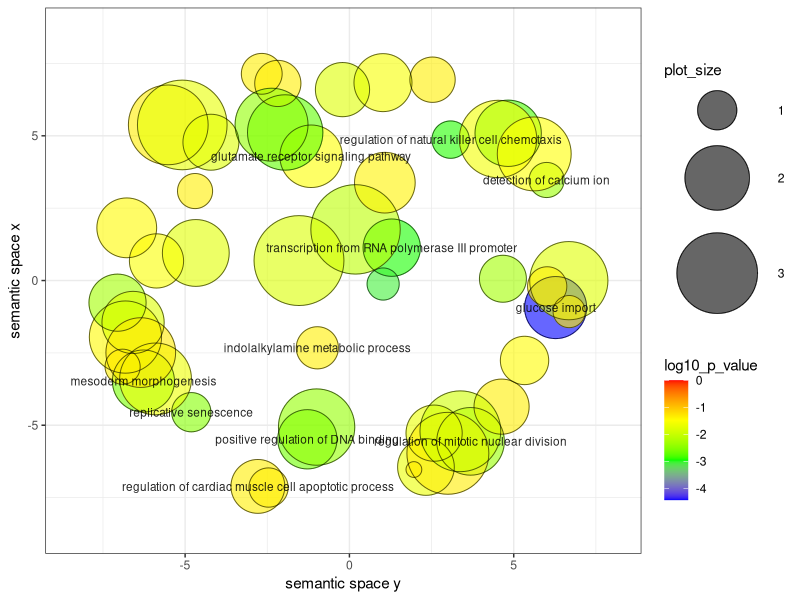

Recreate this plot in R.


# A plotting R script produced by the REVIGO server at http://revigo.irb.hr/
# If you found REVIGO useful in your work, please cite the following reference:
# Supek F et al. "REVIGO summarizes and visualizes long lists of Gene Ontology
# terms" PLoS ONE 2011. doi:10.1371/journal.pone.0021800


# --------------------------------------------------------------------------
# If you don't have the ggplot2 package installed, uncomment the following line:
# install.packages( "ggplot2" );
library( ggplot2 );
# --------------------------------------------------------------------------
# If you don't have the scales package installed, uncomment the following line:
# install.packages( "scales" );
library( scales );


# --------------------------------------------------------------------------
# Here is your data from REVIGO. Scroll down for plot configuration options.

revigo.names <- c("term_ID","description","frequency_%","plot_X","plot_Y","plot_size","log10_p_value","uniqueness","dispensability");
revigo.data <- rbind(c("GO:0006383","transcription from RNA polymerase III promoter", 0.204, 1.288, 1.135, 1.643,-2.9337,0.910,0.000),
c("GO:0043388","positive regulation of DNA binding", 0.252,-1.280,-5.486, 1.732,-2.6401,0.902,0.000),
c("GO:0046323","glucose import", 0.347, 6.275,-0.935, 1.869,-4.4306,0.824,0.000),
c("GO:0048332","mesoderm morphogenesis", 0.347,-6.269,-3.473, 1.869,-2.5887,0.883,0.025),
c("GO:0007088","regulation of mitotic nuclear division", 0.693, 3.686,-5.557, 2.167,-2.3828,0.818,0.043),
c("GO:0007215","glutamate receptor signaling pathway", 0.366,-1.166, 4.293, 1.892,-1.4996,0.868,0.059),
c("GO:0010665","regulation of cardiac muscle cell apoptotic process", 0.142,-2.786,-7.114, 1.491,-1.3409,0.899,0.068),
c("GO:0090399","replicative senescence", 0.043,-4.812,-4.550, 1.000,-2.5038,0.905,0.140),
c("GO:2000501","regulation of natural killer cell chemotaxis", 0.038, 3.080, 4.868, 0.954,-2.9131,0.702,0.142),
c("GO:0006586","indolalkylamine metabolic process", 0.052,-0.976,-2.325, 1.079,-1.3409,0.935,0.147),
c("GO:0005513","detection of calcium ion", 0.033, 6.001, 3.473, 0.903,-2.3565,0.934,0.148),
c("GO:0030199","collagen fibril organization", 0.190, 2.329,-6.443, 1.613,-1.6751,0.898,0.168),
c("GO:0043588","skin development", 1.296,-6.816,-1.954, 2.438,-1.4355,0.897,0.202),
c("GO:0042796","snRNA transcription from RNA polymerase III promoter", 0.028, 1.026,-0.121, 0.845,-3.0570,0.887,0.212),
c("GO:0060307","regulation of ventricular cardiac muscle cell membrane repolarization", 0.076, 4.671, 0.061, 1.230,-2.2917,0.762,0.255),
c("GO:0055067","monovalent inorganic cation homeostasis", 0.622,-4.675, 0.952, 2.121,-1.7652,0.895,0.256),
c("GO:0001771","immunological synapse formation", 0.066, 2.529, 6.938, 1.176,-1.3409,0.894,0.256),
c("GO:0043410","positive regulation of MAPK cascade", 2.061,-1.955, 5.115, 2.638,-2.7204,0.689,0.266),
c("GO:0086091","regulation of heart rate by cardiac conduction", 0.147,-5.871, 0.677, 1.505,-1.5222,0.844,0.270),
c("GO:0006897","endocytosis", 3.186, 6.676,-0.005, 2.827,-1.7743,0.872,0.274),
c("GO:0051029","rRNA transport", 0.028, 6.687,-1.073, 0.845,-1.3409,0.877,0.276),
c("GO:0061668","mitochondrial ribosome assembly", 0.019, 1.962,-6.531, 0.699,-1.3409,0.931,0.277),
c("GO:0003180","aortic valve morphogenesis", 0.033,-6.902,-2.979, 0.903,-1.3409,0.896,0.279),
c("GO:0042149","cellular response to glucose starvation", 0.218, 1.021, 6.837, 1.672,-1.5698,0.863,0.293),
c("GO:0030865","cortical cytoskeleton organization", 0.180, 2.577,-5.274, 1.591,-1.6751,0.923,0.293),
c("GO:0036294","cellular response to decreased oxygen levels", 0.584, 4.831, 5.087, 2.093,-2.8135,0.869,0.295),
c("GO:0006613","cotranslational protein targeting to membrane", 0.085, 5.329,-2.762, 1.279,-1.4472,0.817,0.300),
c("GO:0034645","cellular macromolecule biosynthetic process",21.549, 0.186, 1.767, 3.657,-2.0993,0.886,0.304),
c("GO:0010470","regulation of gastrulation", 0.199,-7.057,-0.766, 1.633,-2.2917,0.840,0.321),
c("GO:0008284","positive regulation of cell proliferation", 4.055,-5.513, 5.378, 2.932,-1.3236,0.827,0.326),
c("GO:0010467","gene expression",23.629,-1.535, 0.689, 3.697,-1.8247,0.940,0.342),
c("GO:0045429","positive regulation of nitric oxide biosynthetic process", 0.176,-4.215, 4.778, 1.580,-1.7978,0.797,0.344),
c("GO:0006661","phosphatidylinositol biosynthetic process", 0.294, 1.078, 3.380, 1.799,-1.3902,0.874,0.353),
c("GO:0034350","regulation of glial cell apoptotic process", 0.043,-2.462,-7.153, 1.000,-1.3409,0.906,0.358),
c("GO:0002922","positive regulation of humoral immune response", 0.071,-2.179, 6.809, 1.204,-1.3409,0.806,0.390),
c("GO:0010717","regulation of epithelial to mesenchymal transition", 0.351,-6.584,-1.449, 1.875,-1.8001,0.819,0.397),
c("GO:0002579","positive regulation of antigen processing and presentation", 0.047,-2.668, 7.142, 1.041,-1.3409,0.845,0.407),
c("GO:0045600","positive regulation of fat cell differentiation", 0.266,-6.776, 1.820, 1.756,-1.4356,0.811,0.412),
c("GO:0031622","positive regulation of fever generation", 0.033,-4.698, 3.091, 0.903,-1.3409,0.746,0.430),
c("GO:0050804","modulation of synaptic transmission", 1.439,-2.370, 5.384, 2.483,-2.4203,0.809,0.434),
c("GO:0071345","cellular response to cytokine stimulus", 2.802, 4.522, 4.890, 2.772,-1.5854,0.862,0.441),
c("GO:0048522","positive regulation of cellular process",22.541,-5.087, 5.375, 3.677,-1.6986,0.813,0.446),
c("GO:0061448","connective tissue development", 1.225,-5.900,-3.400, 2.413,-1.6474,0.917,0.446),
c("GO:0071822","protein complex subunit organization", 5.803, 2.996,-5.970, 3.087,-1.3228,0.918,0.450),
c("GO:0048545","response to steroid hormone", 1.653, 5.624, 4.374, 2.543,-1.4776,0.911,0.462),
c("GO:0051956","negative regulation of amino acid transport", 0.043, 6.018,-0.203, 1.000,-1.3409,0.807,0.467),
c("GO:0043516","regulation of DNA damage response, signal transduction by p53 class mediator", 0.147,-0.211, 6.596, 1.505,-1.7978,0.785,0.469),
c("GO:0045026","plasma membrane fusion", 0.161, 4.630,-4.358, 1.544,-1.3409,0.895,0.473),
c("GO:0043547","positive regulation of GTPase activity", 2.384,-0.999,-5.064, 2.702,-2.4109,0.901,0.487),
c("GO:0051216","cartilage development", 0.912,-6.350,-2.490, 2.286,-1.3057,0.884,0.493),
c("GO:0033043","regulation of organelle organization", 4.796, 3.376,-5.209, 3.005,-1.9341,0.854,0.498));

one.data <- data.frame(revigo.data);
names(one.data) <- revigo.names;
one.data <- one.data [(one.data$plot_X != "null" & one.data$plot_Y != "null"), ];
one.data$plot_X <- as.numeric( as.character(one.data$plot_X) );
one.data$plot_Y <- as.numeric( as.character(one.data$plot_Y) );
one.data$plot_size <- as.numeric( as.character(one.data$plot_size) );
one.data$log10_p_value <- as.numeric( as.character(one.data$log10_p_value) );
one.data$frequency <- as.numeric( as.character(one.data$frequency) );
one.data$uniqueness <- as.numeric( as.character(one.data$uniqueness) );
one.data$dispensability <- as.numeric( as.character(one.data$dispensability) );
#head(one.data);


# --------------------------------------------------------------------------
# Names of the axes, sizes of the numbers and letters, names of the columns,
# etc. can be changed below

p1 <- ggplot( data = one.data );
p1 <- p1 + geom_point( aes( plot_X, plot_Y, colour = log10_p_value, size = plot_size), alpha = I(0.6) ) + scale_size_area();
p1 <- p1 + scale_colour_gradientn( colours = c("blue", "green", "yellow", "red"), limits = c( min(one.data$log10_p_value), 0) );
p1 <- p1 + geom_point( aes(plot_X, plot_Y, size = plot_size), shape = 21, fill = "transparent", colour = I (alpha ("black", 0.6) )) + scale_size_area();
p1 <- p1 + scale_size( range=c(5, 30)) + theme_bw(); # + scale_fill_gradientn(colours = heat_hcl(7), limits = c(-300, 0) );
ex <- one.data [ one.data$dispensability < 0.15, ]; 
p1 <- p1 + geom_text( data = ex, aes(plot_X, plot_Y, label = description), colour = I(alpha("black", 0.85)), size = 3 );
p1 <- p1 + labs (y = "semantic space x", x = "semantic space y");
p1 <- p1 + theme(legend.key = element_blank()) ;
one.x_range = max(one.data$plot_X) - min(one.data$plot_X);
one.y_range = max(one.data$plot_Y) - min(one.data$plot_Y);
p1 <- p1 + xlim(min(one.data$plot_X)-one.x_range/10,max(one.data$plot_X)+one.x_range/10);
p1 <- p1 + ylim(min(one.data$plot_Y)-one.y_range/10,max(one.data$plot_Y)+one.y_range/10);



# --------------------------------------------------------------------------
# Output the plot to screen

p1;

# Uncomment the line below to also save the plot to a file.
# The file type depends on the extension (default=pdf).

# ggsave("C:/Users/path_to_your_file/revigo-plot.pdf");
